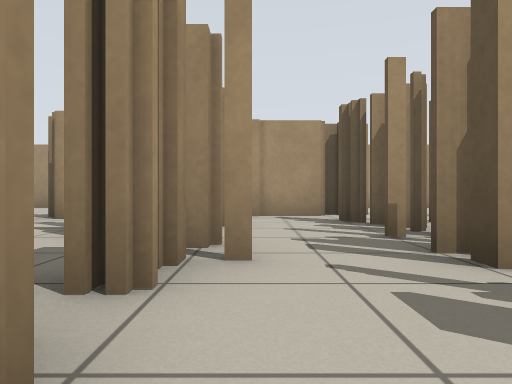
View 1 (above)

24 first-person views from a walk through a world built for the Player/Stage simulator. The camera is 0.5 m above the floor, looks level and sees 70° across. Floor lines are 1 m apart. The floor is counted in squares, 1 m on a side. Each view is taken from the middle of a square. On the plan, view 1 faces up. The plan holds only what a view shows up to about 9 squares ahead; the rest is blank. The robots in the file are not drawn.

View 2
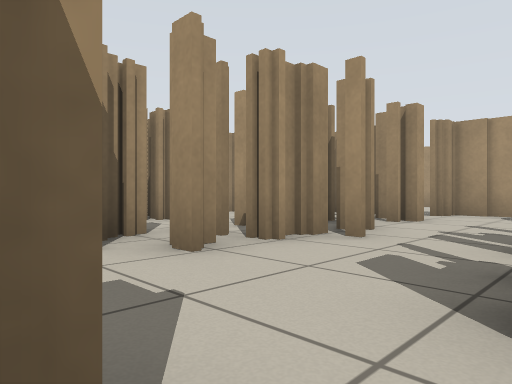

View 3
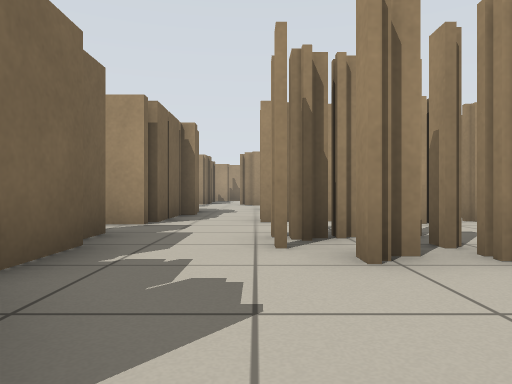

View 4
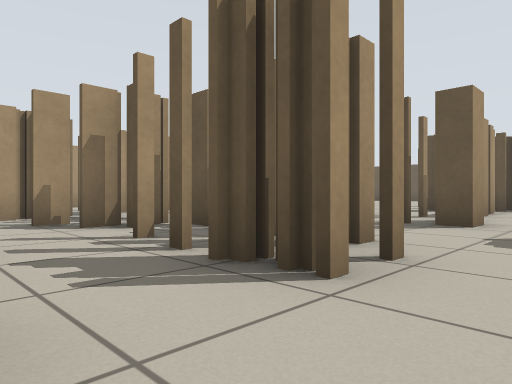

View 5
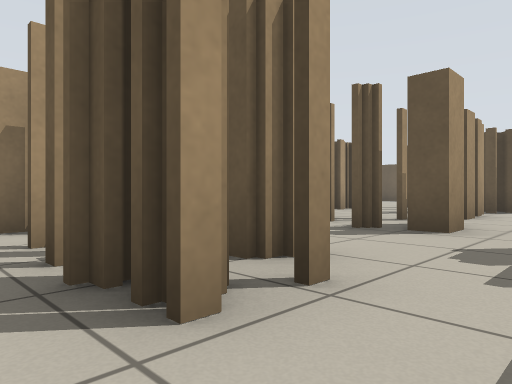

View 6
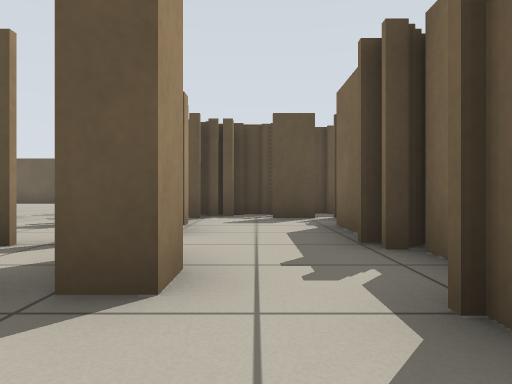

View 7
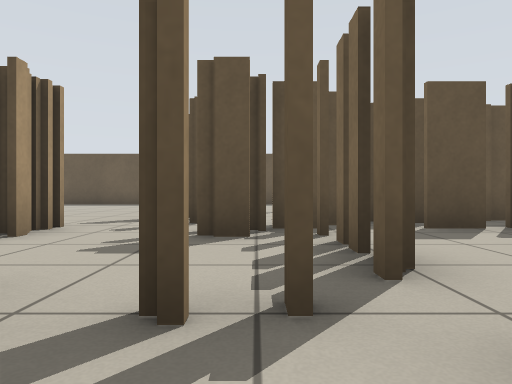

View 8
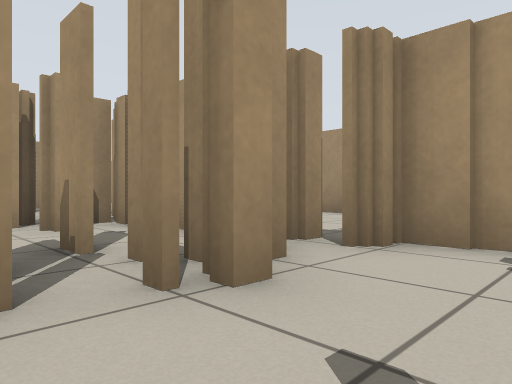

View 9
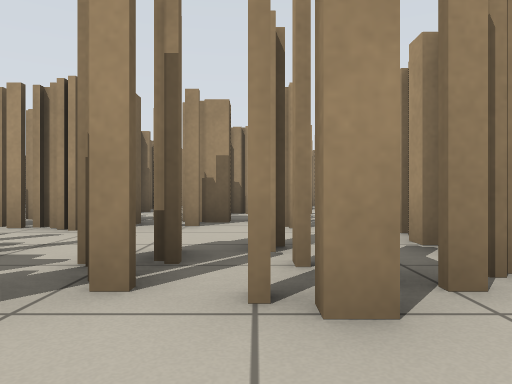

View 10
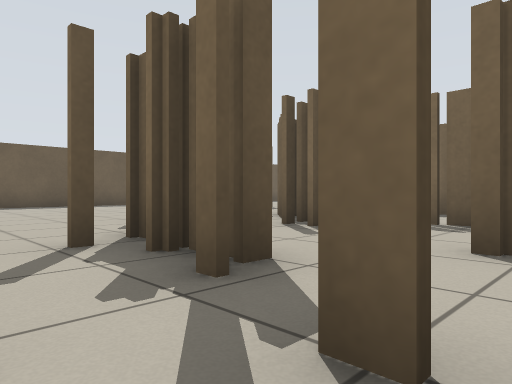

View 11
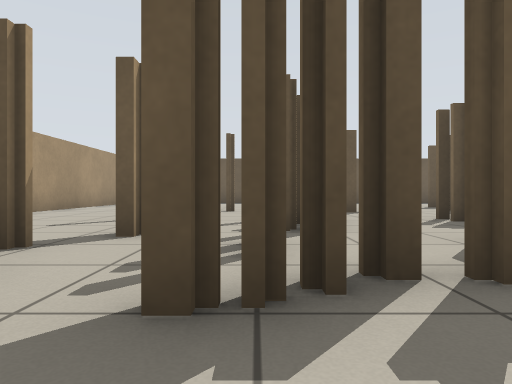

View 12
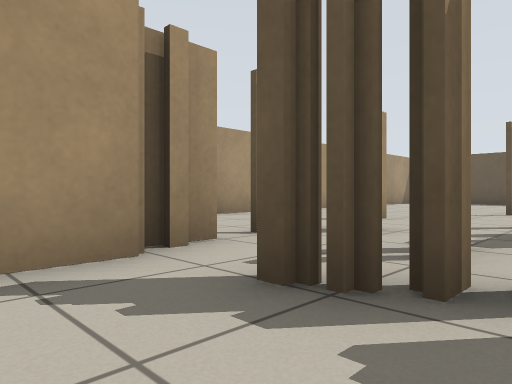

View 13
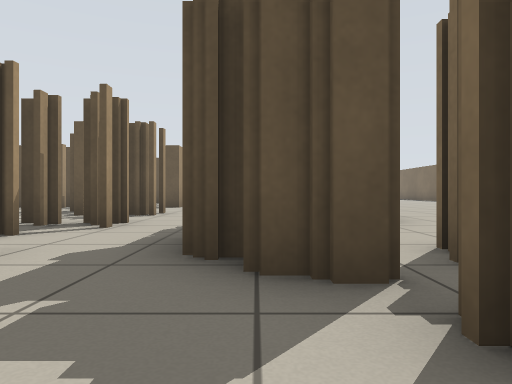

View 14
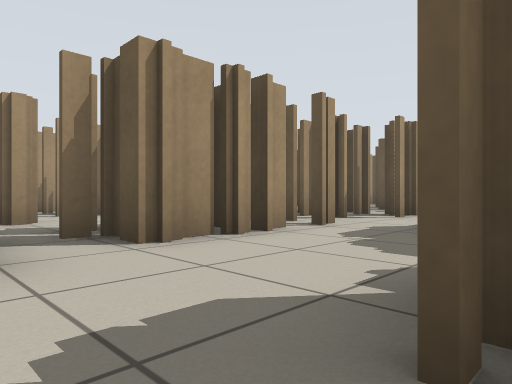

View 15
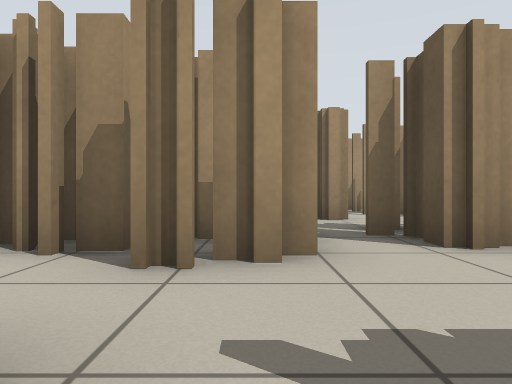

View 16
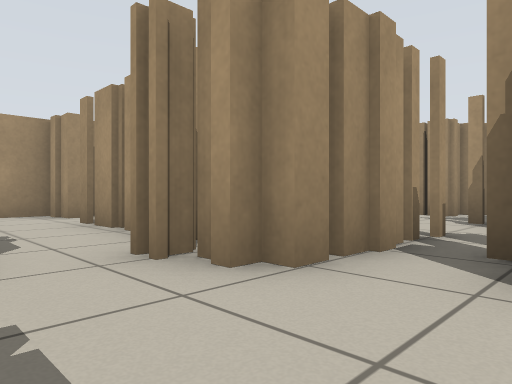

View 17
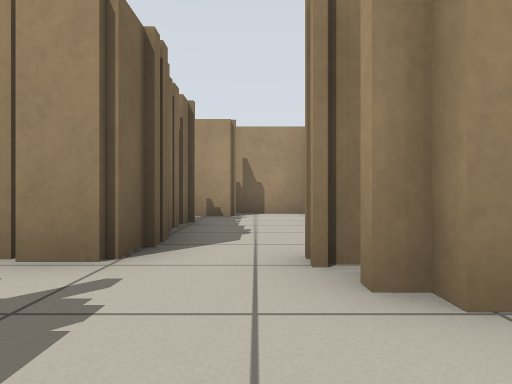

View 18
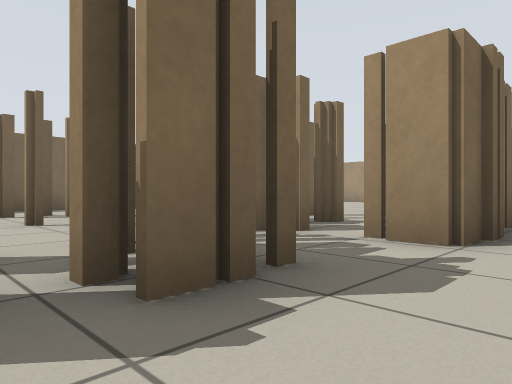

View 19
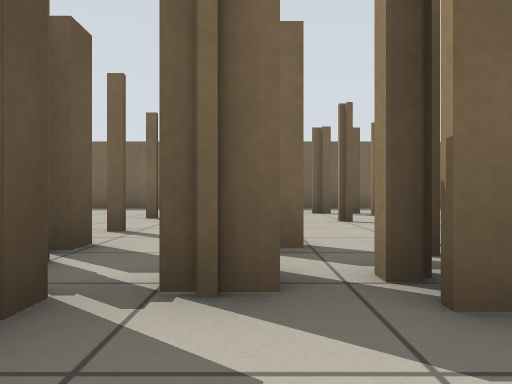

View 20
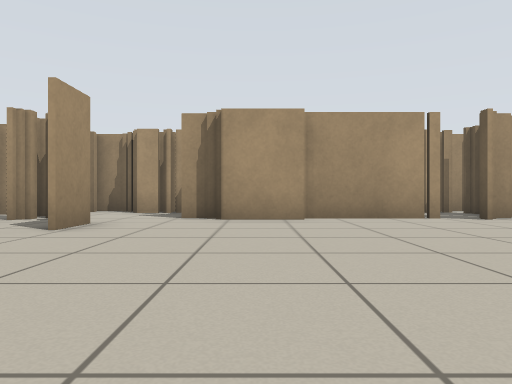

View 21
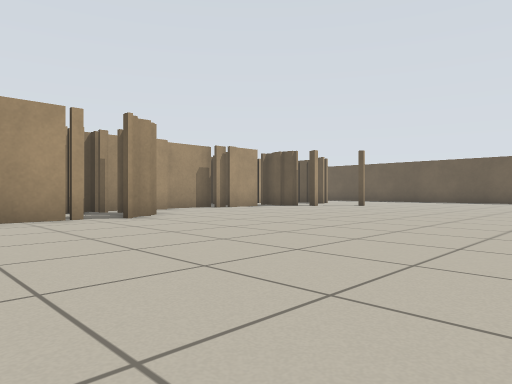

View 22
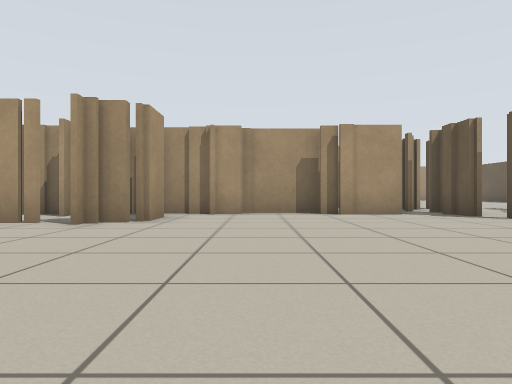

View 23
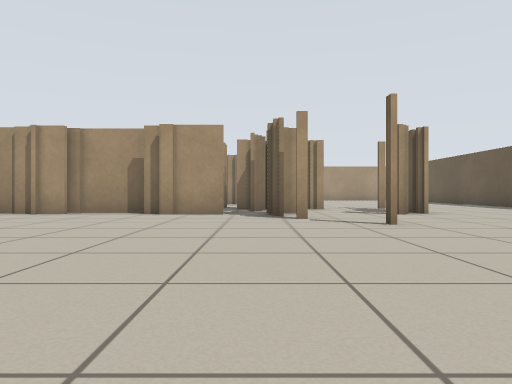

View 24
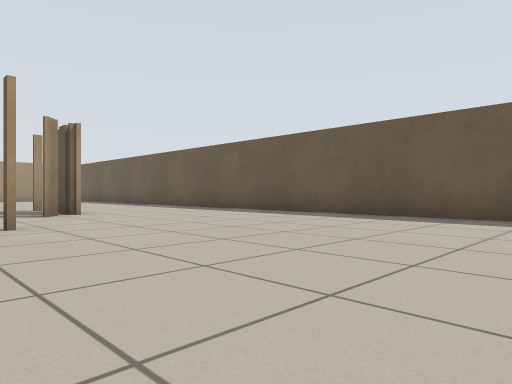

### Floor plan
Key: @ floor where view 1 was taken; # wall or solid block; x gap in a wall; . floor; T thing the floor can be seen under or through.
Columns run from 19 left of view 1 to 17 right of it. Each row starts with its distance up from view 1.
 12                #        ##
 11                ..       .. ..
 10                 .      ......
  9                 ..    .......
  8               ....####....#.
  7       ##  #  #####T....#....#.
  6       #.  ######..T..##........
  5       ..## ####..TT..#..###......
  4        .#. #  ##.TT..#.#.........
  3        ...    ##.TT..##.....#...
  2        #.#   ###.TT...##.##....
  1  #   ###.#######.TT..###x###
  0 ##.#####.####.##.TT@.......#  .#
 -1 ##..................#.###.###..#..
 -2  #.####....#####.######..####.#...
 -3       #.#####..#   ..#......#......
 -4     ..###TT.#..#####x#.......#......
 -5     .##    .........................#
 -6     #   .. ..#......................#
 -7         #.  ........................#
 -8         ..  #.......................#
 -9        #..  ........................#
-10        .#.   ............. .....
-11                 .....

Positions as (right, up) in squares from view 1, and headings:
1: (0, 0), facing up
2: (2, -1), facing up-left
3: (2, 0), facing left
4: (-4, -1), facing up-right
5: (-3, -1), facing up-right
6: (0, 0), facing right
7: (2, 2), facing right
8: (1, 4), facing up-left
9: (1, 5), facing left
10: (3, 7), facing down-right
11: (0, 6), facing right
12: (0, 5), facing up-right
13: (-10, -2), facing right
14: (-12, -3), facing up-right
15: (-12, -3), facing up
16: (-10, -2), facing up-left
17: (-10, -1), facing left
18: (-9, -1), facing down-left
19: (-9, -1), facing down
20: (-3, -11), facing up
21: (-2, -11), facing up-right
22: (4, -10), facing up
23: (8, -10), facing up
24: (9, -10), facing up-right
